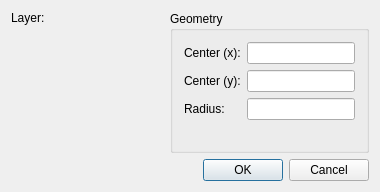
<?xml version="1.0" encoding="UTF-8"?>
<ui version="4.0">
 <class>QG_DlgCircle</class>
 <widget class="QDialog" name="QG_DlgCircle">
  <property name="geometry">
   <rect>
    <x>0</x>
    <y>0</y>
    <width>380</width>
    <height>192</height>
   </rect>
  </property>
  <property name="sizePolicy">
   <sizepolicy hsizetype="Minimum" vsizetype="Minimum">
    <horstretch>0</horstretch>
    <verstretch>0</verstretch>
   </sizepolicy>
  </property>
  <property name="minimumSize">
   <size>
    <width>300</width>
    <height>190</height>
   </size>
  </property>
  <property name="windowTitle">
   <string>Circle</string>
  </property>
  <layout class="QVBoxLayout">
   <item>
    <layout class="QHBoxLayout">
     <item>
      <layout class="QVBoxLayout">
       <item>
        <layout class="QHBoxLayout">
         <item>
          <widget class="QLabel" name="lLayer">
           <property name="sizePolicy">
            <sizepolicy hsizetype="Preferred" vsizetype="Preferred">
             <horstretch>0</horstretch>
             <verstretch>0</verstretch>
            </sizepolicy>
           </property>
           <property name="text">
            <string>Layer:</string>
           </property>
           <property name="wordWrap">
            <bool>false</bool>
           </property>
          </widget>
         </item>
         <item>
          <widget class="QG_LayerBox" name="cbLayer" native="true"/>
         </item>
        </layout>
       </item>
       <item>
        <widget class="QG_WidgetPen" name="wPen" native="true">
         <property name="sizePolicy">
          <sizepolicy hsizetype="MinimumExpanding" vsizetype="MinimumExpanding">
           <horstretch>0</horstretch>
           <verstretch>0</verstretch>
          </sizepolicy>
         </property>
        </widget>
       </item>
      </layout>
     </item>
     <item>
      <widget class="QGroupBox" name="buttonGroup8">
       <property name="title">
        <string>Geometry</string>
       </property>
       <layout class="QGridLayout">
        <item row="2" column="0">
         <widget class="QLabel" name="lEndX">
          <property name="text">
           <string>Radius:</string>
          </property>
          <property name="wordWrap">
           <bool>false</bool>
          </property>
         </widget>
        </item>
        <item row="2" column="1">
         <widget class="QLineEdit" name="leRadius">
          <property name="minimumSize">
           <size>
            <width>64</width>
            <height>0</height>
           </size>
          </property>
          <property name="toolTip">
           <string>Radius of cricle</string>
          </property>
         </widget>
        </item>
        <item row="1" column="0">
         <widget class="QLabel" name="lCenterY">
          <property name="text">
           <string>Center (y):</string>
          </property>
          <property name="wordWrap">
           <bool>false</bool>
          </property>
         </widget>
        </item>
        <item row="1" column="1">
         <widget class="QLineEdit" name="leCenterY">
          <property name="minimumSize">
           <size>
            <width>64</width>
            <height>0</height>
           </size>
          </property>
          <property name="toolTip">
           <string>Y Coordinate of circle's center</string>
          </property>
         </widget>
        </item>
        <item row="0" column="0">
         <widget class="QLabel" name="lCenterX">
          <property name="text">
           <string>Center (x):</string>
          </property>
          <property name="wordWrap">
           <bool>false</bool>
          </property>
         </widget>
        </item>
        <item row="0" column="1">
         <widget class="QLineEdit" name="leCenterX">
          <property name="minimumSize">
           <size>
            <width>64</width>
            <height>0</height>
           </size>
          </property>
          <property name="toolTip">
           <string>X Coordinate of circle's center</string>
          </property>
         </widget>
        </item>
        <item row="3" column="0">
         <spacer name="spacer58">
          <property name="orientation">
           <enum>Qt::Vertical</enum>
          </property>
          <property name="sizeType">
           <enum>QSizePolicy::Expanding</enum>
          </property>
          <property name="sizeHint" stdset="0">
           <size>
            <width>20</width>
            <height>20</height>
           </size>
          </property>
         </spacer>
        </item>
        <item row="3" column="1">
         <spacer name="spacer61">
          <property name="orientation">
           <enum>Qt::Vertical</enum>
          </property>
          <property name="sizeType">
           <enum>QSizePolicy::Expanding</enum>
          </property>
          <property name="sizeHint" stdset="0">
           <size>
            <width>20</width>
            <height>20</height>
           </size>
          </property>
         </spacer>
        </item>
       </layout>
      </widget>
     </item>
    </layout>
   </item>
   <item>
    <widget class="QDialogButtonBox" name="buttonBox">
     <property name="standardButtons">
      <set>QDialogButtonBox::Cancel|QDialogButtonBox::Ok</set>
     </property>
    </widget>
   </item>
  </layout>
 </widget>
 <layoutdefault spacing="6" margin="11"/>
 <customwidgets>
  <customwidget>
   <class>QG_WidgetPen</class>
   <extends>QWidget</extends>
   <header>qg_widgetpen.h</header>
  </customwidget>
  <customwidget>
   <class>QG_LayerBox</class>
   <extends>QWidget</extends>
   <header>qg_layerbox.h</header>
  </customwidget>
 </customwidgets>
 <tabstops>
  <tabstop>leCenterX</tabstop>
  <tabstop>leCenterY</tabstop>
  <tabstop>leRadius</tabstop>
 </tabstops>
 <resources/>
 <connections>
  <connection>
   <sender>buttonBox</sender>
   <signal>accepted()</signal>
   <receiver>QG_DlgCircle</receiver>
   <slot>accept()</slot>
   <hints>
    <hint type="sourcelabel">
     <x>189</x>
     <y>175</y>
    </hint>
    <hint type="destinationlabel">
     <x>20</x>
     <y>20</y>
    </hint>
   </hints>
  </connection>
  <connection>
   <sender>buttonBox</sender>
   <signal>rejected()</signal>
   <receiver>QG_DlgCircle</receiver>
   <slot>reject()</slot>
   <hints>
    <hint type="sourcelabel">
     <x>189</x>
     <y>175</y>
    </hint>
    <hint type="destinationlabel">
     <x>20</x>
     <y>20</y>
    </hint>
   </hints>
  </connection>
 </connections>
</ui>
